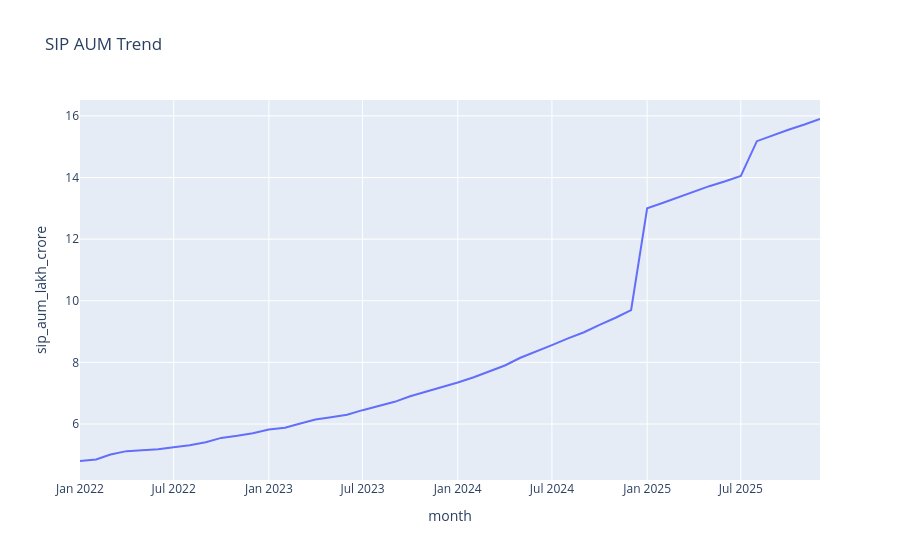

Write notebook code for a chart like this one.
### Code cell
fig = px.line(
    sip,
    x='month',
    y='sip_aum_lakh_crore',
    title='SIP AUM Trend'
)

fig.show()
